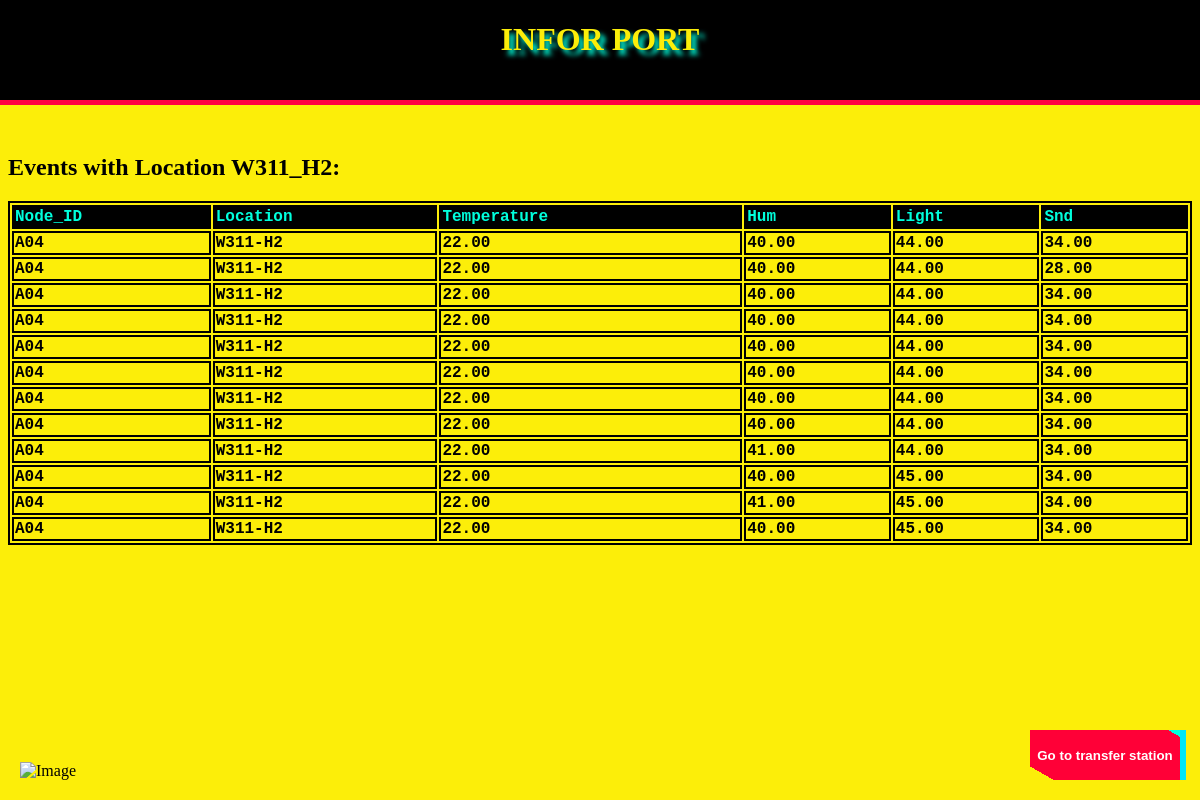
Page /iot/W311-H2/ on the earlier database version.
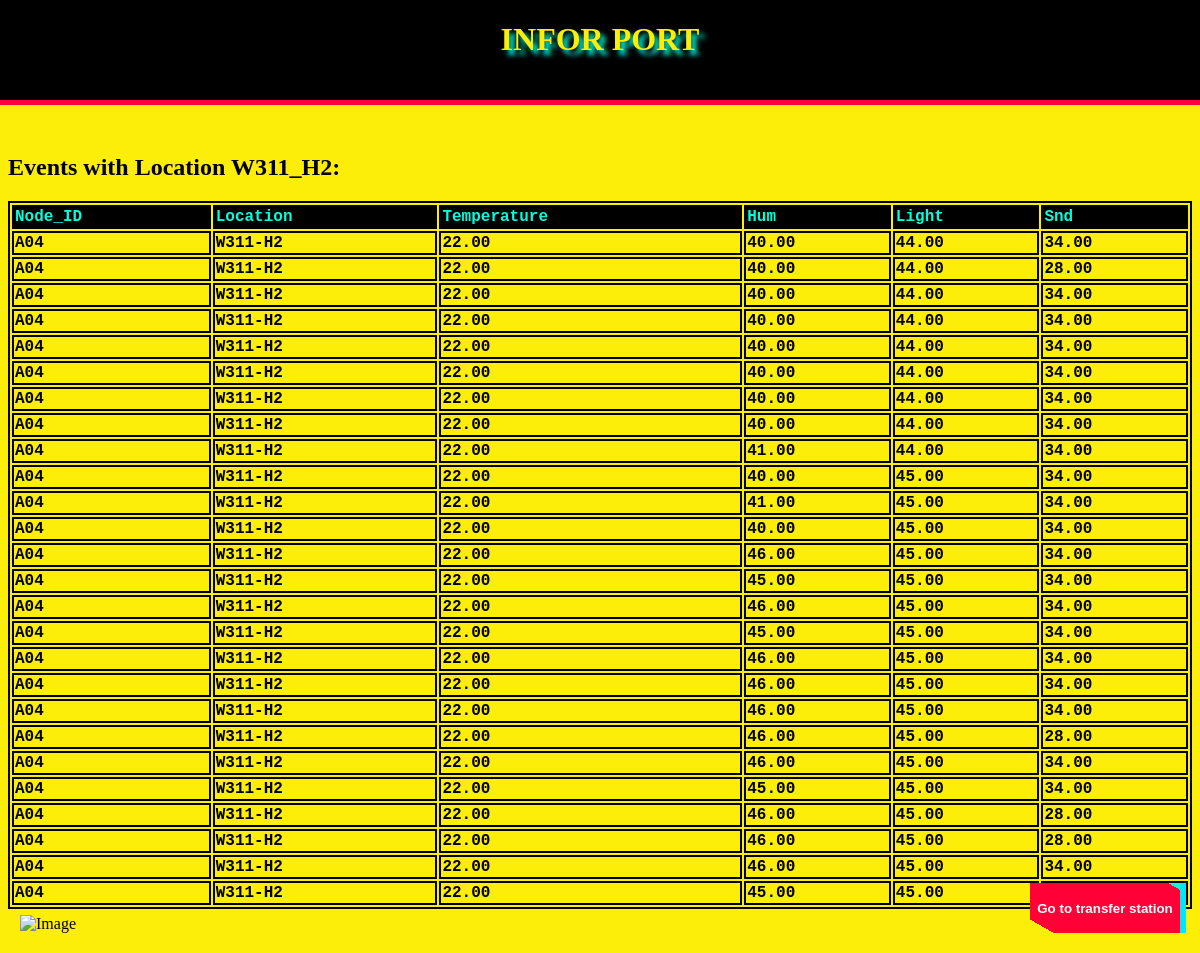
Same page on the later database version.
### iot/models.py (models this page shows, shortened)
class Event(models.Model):
    node_id = models.CharField(max_length=100)
    loc = models.CharField(max_length=100)
    temp = models.DecimalField(max_digits=5, decimal_places=2)
    hum = models.DecimalField(max_digits=5, decimal_places=2)
    light = models.DecimalField(max_digits=5, decimal_places=2)
    snd = models.DecimalField(max_digits=5, decimal_places=2)

### iot/views.py (the view)
# urls.py: path('W311-H2/', views.W311_H2),
def W311_H2(request):
    W311_H2 = Event.objects.filter(loc = 'W311-H2')
    context = {'W311_H2':W311_H2}
    return render(request, 'iot/sensor/W311-H2.html', context)

### iot/templates/iot/sensor/W311-H2.html (shortened to what this page needs)
<!doctype html>
<HTML>
    <head>
    </head>
    <body style="background-color: #fcee09;">
        <div id="header" style="background-color:black; position: fixed; top: 0;left: 0;height:100px; width: 100%; border-bottom: 5px solid #ff0141;">
        <h1 class="display-3 p-4 mb-2 bg-danger text-white" style="font-family: 'MV Boli', Times, serif;
         color: #fcee09; text-shadow: 5px 5px 5px #00ffdd;text-align: center;display: flex; align-items: center;
         justify-content: center;">INFOR PORT</h1></div>
        <br>
        <br>
        <br>
        <br>
        <br>
        <br>
        <br>
        <h2>Events with Location W311_H2:</h2>
        <table style="width: 100%;">
            <thead>
                <tr>
                    <th>Node_ID</th>
                    <th>Location</th>
                    <th>Temperature</th>
                    <th>Hum</th>
                    <th>Light</th>
                    <th>Snd</th>
                </tr>
            </thead>
            <tbody>
                {% for event in W311_H2 %}
                <tr>
                    <td><strong>{{ event.node_id }}</strong></td>
                    <td>{{ event.loc }}</td>
                    <td>{{ event.temp }}</td>
                    <td>{{ event.hum }}</td>
                    <td>{{ event.light }}</td>
                    <td>{{ event.snd }}</td>
                </tr>
                {% endfor %}
            </tbody>
        </table>
        <br>
        <br>
        <a href="https://www.bilibili.com/video/BV1uT4y1P7CX/?spm_id_from=333.337.search-card.all.click">
            <button>Go to transfer station</button>
        </a>
        <div style="position: fixed; bottom: 0; left: 0; margin: 20px;">
            <img src="https://img2.imgtp.com/2024/02/09/yW45Eljy.png" alt="Image"
            style="width: 400px; height: 200px;">
        </div>
</HTML>

Differences in the rows shown:
added Event: node_id "A04", loc "W311-H2", temp "22.00", hum "46.00", light "45.00", snd "34.00"
added Event: node_id "A04", loc "W311-H2", temp "22.00", hum "45.00", light "45.00", snd "34.00"
added Event: node_id "A04", loc "W311-H2", temp "22.00", hum "46.00", light "45.00", snd "34.00"
added Event: node_id "A04", loc "W311-H2", temp "22.00", hum "45.00", light "45.00", snd "34.00"
added Event: node_id "A04", loc "W311-H2", temp "22.00", hum "46.00", light "45.00", snd "34.00"
added Event: node_id "A04", loc "W311-H2", temp "22.00", hum "46.00", light "45.00", snd "34.00"
added Event: node_id "A04", loc "W311-H2", temp "22.00", hum "46.00", light "45.00", snd "34.00"
added Event: node_id "A04", loc "W311-H2", temp "22.00", hum "46.00", light "45.00", snd "28.00"
added Event: node_id "A04", loc "W311-H2", temp "22.00", hum "46.00", light "45.00", snd "34.00"
added Event: node_id "A04", loc "W311-H2", temp "22.00", hum "45.00", light "45.00", snd "34.00"
added Event: node_id "A04", loc "W311-H2", temp "22.00", hum "46.00", light "45.00", snd "28.00"
added Event: node_id "A04", loc "W311-H2", temp "22.00", hum "46.00", light "45.00", snd "28.00"
added Event: node_id "A04", loc "W311-H2", temp "22.00", hum "46.00", light "45.00", snd "34.00"
added Event: node_id "A04", loc "W311-H2", temp "22.00", hum "45.00", light "45.00"
